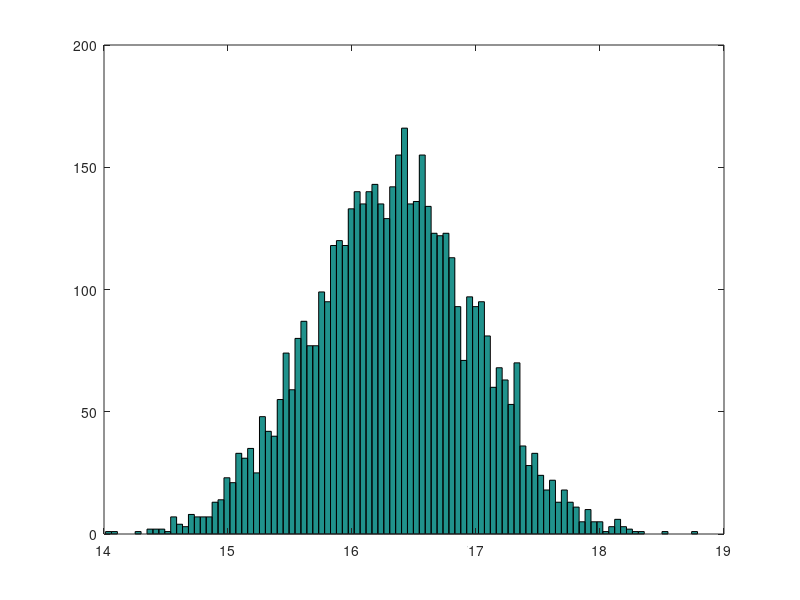

This chart was generated by the following MATLAB code: (Note: this script raises an error after producing the figure.)
%% Looking at extrinsic variation: 500 single-cell draws
clear all
close all
init_val = 22100000*(10^-0.25); % Default values for ERK/MEK molecules - adjusted to match dynamics of MCF10A cells
num = 5000; % Number of simulations
sim_time = 120;

% MEK/ERK distribution: log2-normal, CV = 0.04
distr1 = normrnd(log(init_val), log(init_val)*0.04, [1, num]);
distr1a = exp(distr1); %Transform back into "real values"
figure, hist(distr1,100);
[p x]=hist(distr1a,100);
figure, 


unpaired_dist = 2.^unpaired_dist; %Transform back into "real values"
all_doses = exp(7:.25:9); % Model perturbation: elevated RasGTP (should be in the neihborhood of 2000-20000 molecules)

erk_unpaired = zeros(num,sim_time*60+1,length(all_doses));
    distr1 = normrnd(log(all_init(p_idx1)), log(all_init(p_idx1))*0.05, [1, num]);
    distr1a = exp(distr1); %Transform back into "real values"
    distr1b = exp.^(distr1);
    figure, hist(distr1,100);
    figure, hist(distr1a,100);
    figure, hist(distr1b,100);
    
% Run dose response for each individual
parfor i = 1:num
    p_mod = [];
    names = {'ERKpp'};
    options = struct;
    options.DEBUG = 0;
    options.SIM_TIME = 60*sim_time; % Total simulation time (in seconds)
    init_mod = {'MEK',unpaired_dist(1,i); 'ERK', unpaired_dist(2,i)};
    % Simulate all doses (only need to equilibrate on first iteration)
    output = [];
    for j = 1:length(all_doses)
        if isempty(output)
            [t,x,simdata] = erkSimulate({'RasGTP',all_doses(j)},names, p_mod, init_mod,options);
        else
            options.STEADY_STATE = simdata.STEADY_STATE;
            [~,x] = erkSimulate({'RasGTP',all_doses(j)}, names, p_mod, init_mod,options);
        end
        output = cat(3,output,x(:)');
    end
    erk_unpaired(i,:,:) = output;

end


% Sort all_dist rows
erk_paired = zeros(num,sim_time*60+1,length(all_doses));

paired_dist = [sort(unpaired_dist(1,:),'ascend');sort(unpaired_dist(2,:),'ascend')];


% Run dose response for each individual
parfor i = 1:num
    p_mod = [];
    names = {'ERKpp'};
    options = struct;
    options.DEBUG = 0;
    options.SIM_TIME = 60*sim_time; % Total simulation time (in seconds)
    init_mod = {'MEK',paired_dist(1,i); 'ERK', paired_dist(2,i)};
    % Simulate all doses (only need to equilibrate on first iteration)
    output = [];
    for j = 1:length(all_doses)
        if isempty(output)
            [t,x,simdata2] = erkSimulate({'RasGTP',all_doses(j)},names, p_mod, init_mod,options);
        else
            options.STEADY_STATE = simdata2.STEADY_STATE;
            [~,x] = erkSimulate({'RasGTP',all_doses(j)}, names, p_mod, init_mod,options);
        end
        output = cat(3,output,x(:)');
    end
    erk_paired(i,:,:) = output;

end